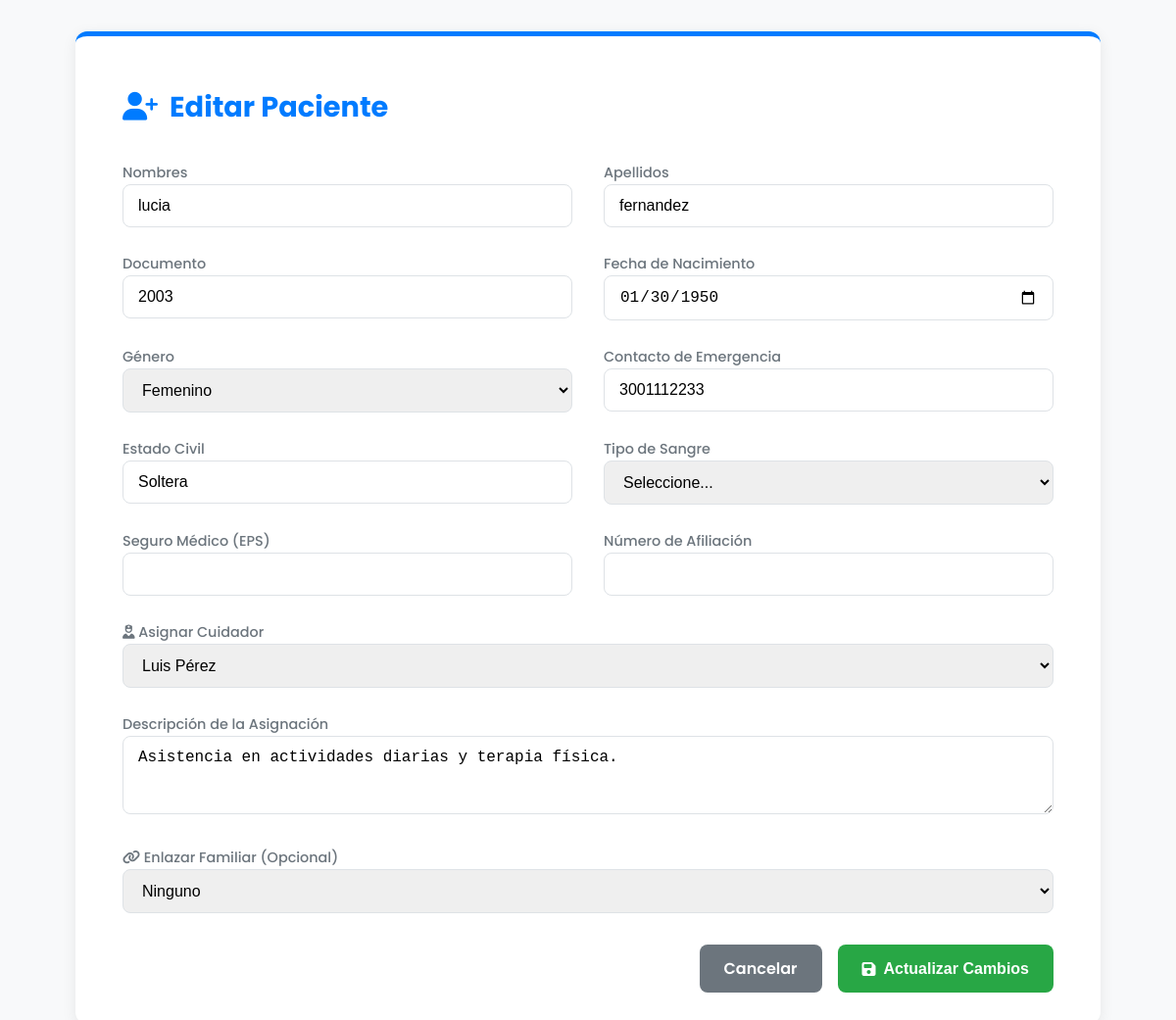
The app's page /views/admin/html_admin/agregar_paciente.php?id=3 (signed in) with its own data.
### tables this page shows
create table tb_paciente (
    id_paciente int primary key auto_increment,
    documento_identificacion int not null unique,
    nombre varchar(50) not null,
    apellido varchar(50) not null,
    fecha_nacimiento date not null,
    genero enum('Masculino','Femenino') not null,
    contacto_emergencia varchar(20) not null,
    estado_civil varchar(30) not null,
    tipo_sangre enum('A+','A-','B+','B-','AB+','AB-','O+','O-') not null,
    seguro_medico varchar(100) null,
    numero_seguro varchar(50) null,
    id_usuario_familiar int null,
    estado enum('Activo','Inactivo') default 'Activo'
);

create table tb_paciente_asignado (
    id_paciente_asignado int primary key auto_increment,
    id_usuario_cuidador int not null,
    id_usuario_administrador int not null,
    id_paciente int not null,
    descripcion varchar(250) null,
    estado enum('Activo','Inactivo') default 'Activo'
);

create table tb_usuario (
    id_usuario int primary key auto_increment,
    tipo_documento enum('CC','CE','PA') not null,
    documento_identificacion int not null unique,
    nombre varchar(50) not null,
    apellido varchar(50) not null,
    direccion varchar(250) not null,
    correo_electronico varchar(100) not null unique,
    contraseña varchar(255) not null,
    estado enum('Activo','Inactivo') default 'Activo',
    id_rol int not null,
     
    fecha_contratacion date null,
    tipo_contrato varchar(50) null,
    contacto_emergencia varchar(20) null,
    fecha_nacimiento date null,
     
    parentesco varchar(50) null
);

### models/clases/pacientes.php (called while the page is built, shortened)
<?php
class Paciente {
    private $conn;
    public function __construct() {
        require(__DIR__ . '/../data_base/database.php');
        $this->conn = $conn;
    }
    public function obtenerPorId($id_paciente) {
        try {
            $query = $this->conn->prepare("SELECT * FROM tb_paciente WHERE id_paciente = ?");
            $query->execute([$id_paciente]);
            return $query->fetch(PDO::FETCH_ASSOC);
        } catch (Exception $e) {
            throw new Exception("Error al obtener paciente por ID: " . $e->getMessage());
        }
    }
    public function obtenerAsignacionActiva($id_paciente) {
        try {
            $query = $this->conn->prepare("SELECT id_usuario_cuidador, descripcion FROM tb_paciente_asignado WHERE id_paciente = ? AND estado = 'Activo' LIMIT 1");
            $query->execute([$id_paciente]);
            return $query->fetch(PDO::FETCH_ASSOC);
        } catch (Exception $e) {
            return null;
        }
    }
}
?>

### models/clases/usuario.php (called while the page is built, shortened)
<?php
    class usuario{
        protected $conn;
        public function __construct() {
            include(__DIR__ . '/../data_base/database.php');
            $this->conn = $conn;
        }
        public function obtenerUsuariosPorRol($nombre_rol) {
            try {
                $query = $this->conn->prepare("
                    SELECT u.id_usuario, u.nombre, u.apellido
                    FROM tb_usuario u
                    JOIN tb_rol r ON u.id_rol = r.id_rol
                    WHERE r.nombre_rol = ? AND u.estado = 'Activo'
                    ORDER BY u.apellido, u.nombre
                ");
                $query->execute([$nombre_rol]);
                return $query->fetchAll(PDO::FETCH_ASSOC);
            } catch (Exception $e) {
                error_log("Error al obtener usuarios por rol: " . $e->getMessage());
                return [];
            }
        }
    }
?>

### views/admin/html_admin/agregar_paciente.php (the view, shortened to what this page needs)
<?php
require_once __DIR__ . '/../../../models/clases/pacientes.php';
require_once __DIR__ . '/../../../models/clases/usuario.php';
$user_model = new usuario();
$lista_cuidadores = $user_model->obtenerUsuariosPorRol('Cuidador');
$modo_edicion = false;
$datos_paciente = [];
$asignacion_activa = null;
if (isset($_GET['id']) && is_numeric($_GET['id'])) {
    $modo_edicion = true;
    $pacienteModel = new Paciente();
    $datos_paciente = $pacienteModel->obtenerPorId($_GET['id']);
    $asignacion_activa = $pacienteModel->obtenerAsignacionActiva($_GET['id']);
}
?>
<!DOCTYPE html>
<html lang="es">
<head>
    <link rel="stylesheet" href="https://cdnjs.cloudflare.com/ajax/libs/font-awesome/6.1.1/css/all.min.css">
</head>
<body>
    <div class="container">
        <h1><i class="fas fa-user-plus"></i> <?= $modo_edicion ? 'Editar Paciente' : 'Registrar Paciente' ?></h1>
        <form action="../../../controllers/admin/paciente_controller.php" method="POST">
            <div class="form-grid">
                <div class="form-group"><label>Nombres</label><input type="text" name="nombre" value="<?= htmlspecialchars($datos_paciente['nombre'] ?? '') ?>" required></div>
                <div class="form-group"><label>Apellidos</label><input type="text" name="apellido" value="<?= htmlspecialchars($datos_paciente['apellido'] ?? '') ?>" required></div>
                <div class="form-group"><label>Documento</label><input type="number" name="documento_identificacion" value="<?= htmlspecialchars($datos_paciente['documento_identificacion'] ?? '') ?>" required></div>
                <div class="form-group"><label>Fecha de Nacimiento</label><input type="date" name="fecha_nacimiento" value="<?= htmlspecialchars($datos_paciente['fecha_nacimiento'] ?? '') ?>" required></div>
                <div class="form-group"><label>Género</label><select name="genero" required><option value="Femenino" <?= (($datos_paciente['genero'] ?? '') == 'Femenino') ? 'selected' : '' ?>>Femenino</option></select></div>
                <div class="form-group"><label>Contacto de Emergencia</label><input type="text" name="contacto_emergencia" value="<?= htmlspecialchars($datos_paciente['contacto_emergencia'] ?? '') ?>" required></div>
                <div class="form-group"><label>Estado Civil</label><input type="text" name="estado_civil" value="<?= htmlspecialchars($datos_paciente['estado_civil'] ?? '') ?>" required></div>
                <div class="form-group"><label>Tipo de Sangre</label><select name="tipo_sangre" required><option value="">Seleccione...</option></select></div>
                <div class="form-group"><label>Seguro Médico (EPS)</label><input type="text" name="seguro_medico" value="<?= htmlspecialchars($datos_paciente['seguro_medico'] ?? '') ?>"></div>
                <div class="form-group"><label>Número de Afiliación</label><input type="text" name="numero_seguro" value="<?= htmlspecialchars($datos_paciente['numero_seguro'] ?? '') ?>"></div>
                <div class="form-group full-width">
                    <label for="id_usuario_cuidador"><i class="fas fa-user-nurse"></i> Asignar Cuidador</label>
                    <select name="id_usuario_cuidador" id="id_usuario_cuidador" required>
                        <?php foreach ($lista_cuidadores as $cuidador): ?>
                            <option value="<?= $cuidador['id_usuario'] ?>" <?= ($asignacion_activa && $asignacion_activa['id_usuario_cuidador'] == $cuidador['id_usuario']) ? 'selected' : '' ?>>
                                <?= htmlspecialchars($cuidador['nombre'] . ' ' . $cuidador['apellido']) ?>
                            </option>
                        <?php endforeach; ?>
                    </select>
                </div>
                <div class="form-group full-width">
                    <label for="descripcion_asignacion">Descripción de la Asignación</label>
                    <textarea name="descripcion_asignacion" id="descripcion_asignacion" rows="3" placeholder="Ej: Asignado para cubrir turno. Paciente requiere supervisión constante."><?= htmlspecialchars($asignacion_activa['descripcion'] ?? '') ?></textarea>
                </div>
                <div class="form-group full-width">
                    <label for="id_usuario_familiar"><i class="fas fa-link"></i> Enlazar Familiar (Opcional)</label>
                    <select name="id_usuario_familiar" id="id_usuario_familiar">
                        <option value="">Ninguno</option>
                    </select>
                </div>
            </div>
            <div class="toolbar">
                <a href="admin_pacientes.php" class="btn btn-secondary">Cancelar</a>
                <button type="submit" class="btn btn-primary"><i class="fas fa-save"></i> <?= $modo_edicion ? 'Actualizar Cambios' : 'Guardar Paciente' ?></button>
            </div>
        </form>
    </div>
</body>
</html>

### views/admin/html_admin/agregar_paciente.php (style rules this page uses)
:root { --primary-color: #007bff; --light-gray: #f8f9fa; --medium-gray: #dee2e6; --dark-gray: #6c757d; --text-color: #212529; --white: #ffffff; --shadow: 0 4px 15px rgba(0, 0, 0, 0.08); --success-color: #28a745; }
body { font-family: 'Poppins', sans-serif; background-color: var(--light-gray); margin: 0; padding: 2rem; }
.container { max-width: 950px; margin: 0 auto; background: var(--white); padding: 2rem 3rem; border-radius: 12px; box-shadow: var(--shadow); border-top: 5px solid var(--primary-color); }
h1 { font-size: 1.8rem; margin-bottom: 2rem; display: flex; align-items: center; gap: 12px; color: var(--primary-color); }
.form-grid { display: grid; grid-template-columns: 1fr 1fr; gap: 1.5rem 2rem; }
.form-group label { margin-bottom: 8px; font-weight: 500; color: var(--dark-gray); font-size: 0.9rem; }
input, select, textarea { width: 100%; padding: 12px 15px; border: 1px solid var(--medium-gray); border-radius: 8px; font-size: 1rem; box-sizing: border-box; }
textarea { resize: vertical; min-height: 80px; }
.full-width { grid-column: 1 / -1; }
.toolbar { margin-top: 2rem; display: flex; justify-content: flex-end; gap: 1rem; }
.btn { padding: 12px 25px; border: none; border-radius: 8px; font-size: 1rem; font-weight: 600; cursor: pointer; text-decoration: none; display: inline-flex; align-items: center; gap: 8px; }
.btn-primary { background: var(--success-color); color: var(--white); }
.btn-secondary { background-color: var(--dark-gray); color: var(--white); }

### records on screen
tb_paciente: nombre "lucia", apellido "fernandez", documento_identificacion "2003", fecha_nacimiento "01/30/1950", genero "Femenino", contacto_emergencia "3001112233", estado_civil "Soltera"
tb_paciente_asignado: id_usuario_cuidador "Luis Pérez", descripcion_asignacion "Asistencia en actividades diarias y terapia física."
